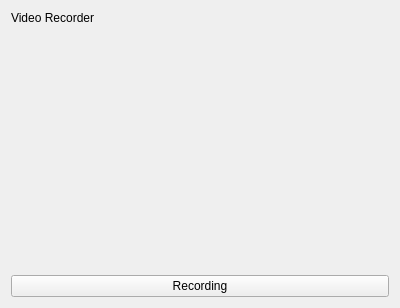
<?xml version="1.0" encoding="UTF-8"?>
<ui version="4.0">
 <class>MainWindow</class>
 <widget class="QMainWindow" name="MainWindow">
  <property name="geometry">
   <rect>
    <x>0</x>
    <y>0</y>
    <width>400</width>
    <height>308</height>
   </rect>
  </property>
  <property name="windowTitle">
   <string>MainWindow</string>
  </property>
  <widget class="QWidget" name="centralWidget">
   <layout class="QGridLayout" name="gridLayout">
    <item row="0" column="0">
     <widget class="QLabel" name="label">
      <property name="text">
       <string>Video Recorder</string>
      </property>
     </widget>
    </item>
    <item row="1" column="0">
     <widget class="QStackedWidget" name="stackedWidget"/>
    </item>
    <item row="2" column="0">
     <widget class="QPushButton" name="recordButton">
      <property name="text">
       <string>Recording</string>
      </property>
      <property name="checkable">
       <bool>true</bool>
      </property>
      <property name="checked">
       <bool>false</bool>
      </property>
     </widget>
    </item>
   </layout>
  </widget>
 </widget>
 <layoutdefault spacing="6" margin="11"/>
 <resources/>
 <connections/>
</ui>
